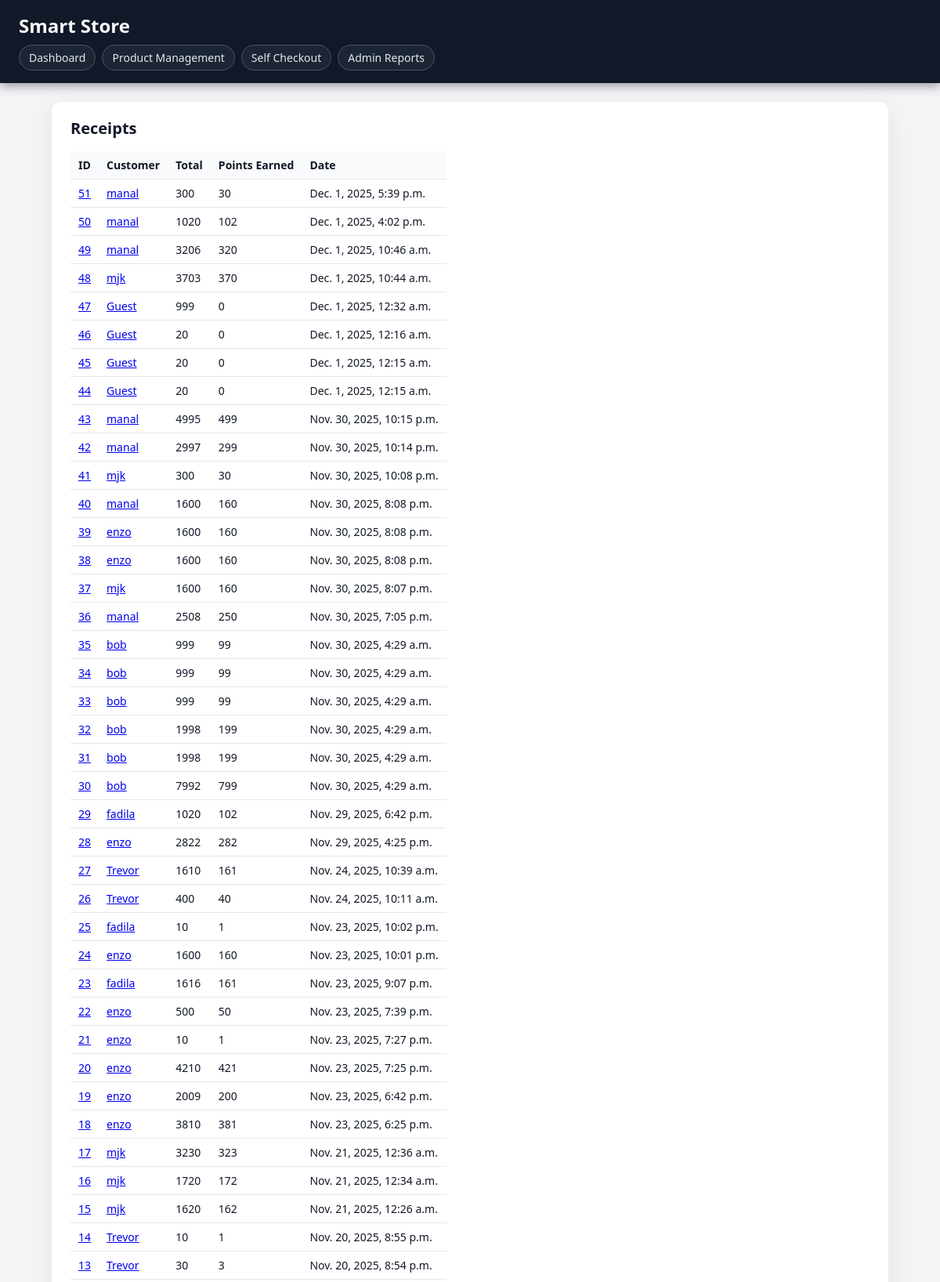
The app's page /receipts/ (upper part) with its own data.
### phase3/models.py (models this page shows)
class Receipts(models.Model):
    customer_id = models.ForeignKey(Customers, on_delete=models.CASCADE)
    time = models.DateTimeField()
    points_earned = models.IntegerField(default=0)
    total_price = models.IntegerField()

class Customers(models.Model):
    name = models.CharField(max_length=100)
    email = models.CharField(max_length=100, unique=True)
    phone_number = models.CharField(unique=True, max_length=15, blank=True, validators=[RegexValidator(regex=r'^\d{9,15}$')])
    password = models.CharField(null=False)
    membership_id = models.UUIDField(default=uuid.uuid1, editable=False)
    points = models.PositiveIntegerField(default=0, null=False)

### phase3/views.py (the view)
# urls.py: path('receipts/', views.receipts_page, name='receipts_page'),
def receipts_page(request):
    receipts = Receipts.objects.select_related("customer_id").all().order_by("-time")
    context = {"receipts": receipts}
    return render(request, "receipts.html", context)

### phase3/templates/receipts.html
{% extends "base.html" %}
{% block content %}
<section class="card">
    <h2>Receipts</h2>
    <table>
        <tr>
            <th>ID</th>
            <th>Customer</th>
            <th>Total</th>
            <th>Points Earned</th>
            <th>Date</th>
        </tr>
        {% for r in receipts %}
        <tr>
            <td>
                <a href="{% url 'receipt_admin_detail' r.id %}">
                    {{ r.id }}
                </a>
            </td>
            <td>
                <a href="{% url 'receipt_admin_detail' r.id %}">
                    {{ r.customer_id.name }}
                </a>
            </td>
            <td>{{ r.total_price }}</td>
            <td>{{ r.points_earned }}</td>
            <td>{{ r.time }}</td>
        </tr>
        {% endfor %}
    </table>
</section>
{% endblock %}

### static/css/main.css (style rules this page uses)
*, *::before, *::after { box-sizing: border-box; }
body { margin: 0; font-family: system-ui, -apple-system, BlinkMacSystemFont, "Segoe UI", sans-serif; background: #f3f4f6; color: #111827; }
.card { background: #ffffff; border-radius: 12px; padding: 20px 24px; margin-bottom: 24px; box-shadow: 0 10px 30px rgba(15, 23, 42, 0.08); }
.card h2 { margin-top: 0; margin-bottom: 16px; font-size: 20px; color: #111827; }
table { width: 100%; border-collapse: collapse; margin-top: 12px; font-size: 14px; }
th, td { padding: 8px 10px; border-bottom: 1px solid #e5e7eb; }
th { text-align: left; background: #f9fafb; font-weight: 600; }
.card table { display: block; overflow-x: auto; }

### records on screen
Receipts: id "51", customer_id.name "manal", total_price "300", points_earned "30", time "Dec. 1, 2025, 5:39 p.m."
Receipts: id "50", customer_id.name "manal", total_price "1020", points_earned "102", time "Dec. 1, 2025, 4:02 p.m."
Receipts: id "49", customer_id.name "manal", total_price "3206", points_earned "320", time "Dec. 1, 2025, 10:46 a.m."
Receipts: id "48", customer_id.name "mjk", total_price "3703", points_earned "370", time "Dec. 1, 2025, 10:44 a.m."
Receipts: id "47", customer_id.name "Guest", total_price "999", points_earned "0", time "Dec. 1, 2025, 12:32 a.m."
Receipts: id "46", customer_id.name "Guest", total_price "20", points_earned "0", time "Dec. 1, 2025, 12:16 a.m."
Receipts: id "45", customer_id.name "Guest", total_price "20", points_earned "0", time "Dec. 1, 2025, 12:15 a.m."
Receipts: id "44", customer_id.name "Guest", total_price "20", points_earned "0", time "Dec. 1, 2025, 12:15 a.m."
Receipts: id "43", customer_id.name "manal", total_price "4995", points_earned "499", time "Nov. 30, 2025, 10:15 p.m."
Receipts: id "42", customer_id.name "manal", total_price "2997", points_earned "299", time "Nov. 30, 2025, 10:14 p.m."
Receipts: id "41", customer_id.name "mjk", total_price "300", points_earned "30", time "Nov. 30, 2025, 10:08 p.m."
Receipts: id "40", customer_id.name "manal", total_price "1600", points_earned "160", time "Nov. 30, 2025, 8:08 p.m."
Receipts: id "39", customer_id.name "enzo", total_price "1600", points_earned "160", time "Nov. 30, 2025, 8:08 p.m."
Receipts: id "38", customer_id.name "enzo", total_price "1600", points_earned "160", time "Nov. 30, 2025, 8:08 p.m."
Receipts: id "37", customer_id.name "mjk", total_price "1600", points_earned "160", time "Nov. 30, 2025, 8:07 p.m."
Receipts: id "36", customer_id.name "manal", total_price "2508", points_earned "250", time "Nov. 30, 2025, 7:05 p.m."
Receipts: id "35", customer_id.name "bob", total_price "999", points_earned "99", time "Nov. 30, 2025, 4:29 a.m."
Receipts: id "34", customer_id.name "bob", total_price "999", points_earned "99", time "Nov. 30, 2025, 4:29 a.m."
Receipts: id "33", customer_id.name "bob", total_price "999", points_earned "99", time "Nov. 30, 2025, 4:29 a.m."
Receipts: id "32", customer_id.name "bob", total_price "1998", points_earned "199", time "Nov. 30, 2025, 4:29 a.m."
Receipts: id "31", customer_id.name "bob", total_price "1998", points_earned "199", time "Nov. 30, 2025, 4:29 a.m."
Receipts: id "30", customer_id.name "bob", total_price "7992", points_earned "799", time "Nov. 30, 2025, 4:29 a.m."
Receipts: id "29", customer_id.name "fadila", total_price "1020", points_earned "102", time "Nov. 29, 2025, 6:42 p.m."
Receipts: id "28", customer_id.name "enzo", total_price "2822", points_earned "282", time "Nov. 29, 2025, 4:25 p.m."
Receipts: id "27", customer_id.name "Trevor", total_price "1610", points_earned "161", time "Nov. 24, 2025, 10:39 a.m."
Receipts: id "26", customer_id.name "Trevor", total_price "400", points_earned "40", time "Nov. 24, 2025, 10:11 a.m."
Receipts: id "25", customer_id.name "fadila", total_price "10", points_earned "1", time "Nov. 23, 2025, 10:02 p.m."
Receipts: id "24", customer_id.name "enzo", total_price "1600", points_earned "160", time "Nov. 23, 2025, 10:01 p.m."
Receipts: id "23", customer_id.name "fadila", total_price "1616", points_earned "161", time "Nov. 23, 2025, 9:07 p.m."
Receipts: id "22", customer_id.name "enzo", total_price "500", points_earned "50", time "Nov. 23, 2025, 7:39 p.m."
Receipts: id "21", customer_id.name "enzo", total_price "10", points_earned "1", time "Nov. 23, 2025, 7:27 p.m."
Receipts: id "20", customer_id.name "enzo", total_price "4210", points_earned "421", time "Nov. 23, 2025, 7:25 p.m."
Receipts: id "19", customer_id.name "enzo", total_price "2009", points_earned "200", time "Nov. 23, 2025, 6:42 p.m."
Receipts: id "18", customer_id.name "enzo", total_price "3810", points_earned "381", time "Nov. 23, 2025, 6:25 p.m."
Receipts: id "17", customer_id.name "mjk", total_price "3230", points_earned "323", time "Nov. 21, 2025, 12:36 a.m."
Receipts: id "16", customer_id.name "mjk", total_price "1720", points_earned "172", time "Nov. 21, 2025, 12:34 a.m."
Receipts: id "15", customer_id.name "mjk", total_price "1620", points_earned "162", time "Nov. 21, 2025, 12:26 a.m."
Receipts: id "14", customer_id.name "Trevor", total_price "10", points_earned "1", time "Nov. 20, 2025, 8:55 p.m."
Receipts: id "13", customer_id.name "Trevor", total_price "30", points_earned "3", time "Nov. 20, 2025, 8:54 p.m."
